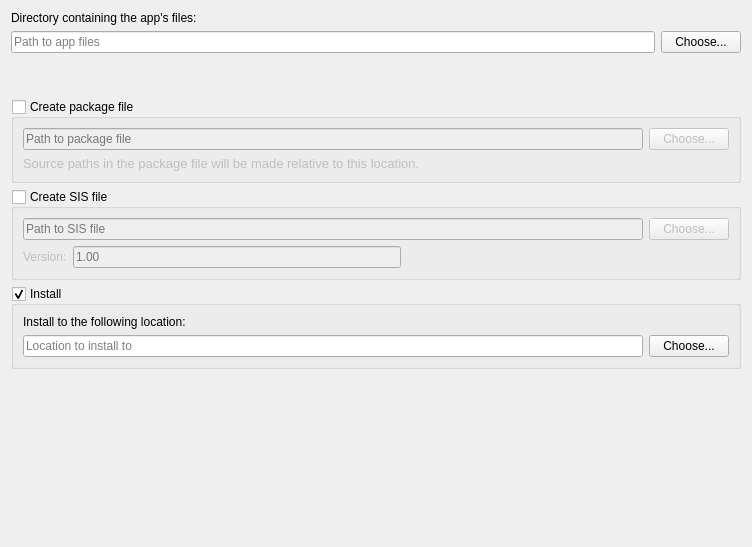
<?xml version="1.0" encoding="UTF-8"?>
<ui version="4.0">
 <class>ImportWizardSelectPage</class>
 <widget class="QWizardPage" name="ImportWizardSelectPage">
  <property name="geometry">
   <rect>
    <x>0</x>
    <y>0</y>
    <width>752</width>
    <height>547</height>
   </rect>
  </property>
  <property name="minimumSize">
   <size>
    <width>720</width>
    <height>540</height>
   </size>
  </property>
  <property name="windowTitle">
   <string>Form</string>
  </property>
  <layout class="QVBoxLayout" name="verticalLayout">
   <item>
    <widget class="QLabel" name="label">
     <property name="text">
      <string>Directory containing the app's files:</string>
     </property>
    </widget>
   </item>
   <item>
    <layout class="QHBoxLayout" name="horizontalLayout">
     <item>
      <widget class="QLineEdit" name="sourcePath">
       <property name="placeholderText">
        <string>Path to app files</string>
       </property>
      </widget>
     </item>
     <item>
      <widget class="QPushButton" name="selectSourceButton">
       <property name="text">
        <string>Choose...</string>
       </property>
      </widget>
     </item>
    </layout>
   </item>
   <item>
    <spacer name="verticalSpacer">
     <property name="orientation">
      <enum>Qt::Orientation::Vertical</enum>
     </property>
     <property name="sizeType">
      <enum>QSizePolicy::Policy::Fixed</enum>
     </property>
     <property name="sizeHint" stdset="0">
      <size>
       <width>20</width>
       <height>40</height>
      </size>
     </property>
    </spacer>
   </item>
   <item>
    <widget class="QGroupBox" name="packageFileGroupBox">
     <property name="title">
      <string>Create package file</string>
     </property>
     <property name="checkable">
      <bool>true</bool>
     </property>
     <property name="checked">
      <bool>false</bool>
     </property>
     <layout class="QVBoxLayout" name="verticalLayout_5">
      <item>
       <layout class="QHBoxLayout" name="horizontalLayout_5">
        <item>
         <widget class="QLineEdit" name="packagePath">
          <property name="placeholderText">
           <string>Path to package file</string>
          </property>
         </widget>
        </item>
        <item>
         <widget class="QPushButton" name="selectPackagePathButton">
          <property name="text">
           <string>Choose...</string>
          </property>
         </widget>
        </item>
       </layout>
      </item>
      <item>
       <widget class="QLabel" name="label_3">
        <property name="font">
         <font>
          <pointsize>10</pointsize>
         </font>
        </property>
        <property name="text">
         <string>Source paths in the package file will be made relative to this location.</string>
        </property>
       </widget>
      </item>
     </layout>
    </widget>
   </item>
   <item>
    <widget class="QGroupBox" name="createSisGroupBox">
     <property name="title">
      <string>Create SIS file</string>
     </property>
     <property name="checkable">
      <bool>true</bool>
     </property>
     <property name="checked">
      <bool>false</bool>
     </property>
     <layout class="QVBoxLayout" name="verticalLayout_3">
      <item>
       <layout class="QHBoxLayout" name="horizontalLayout_3">
        <item>
         <widget class="QLineEdit" name="sisPath">
          <property name="placeholderText">
           <string>Path to SIS file</string>
          </property>
         </widget>
        </item>
        <item>
         <widget class="QPushButton" name="pushButton">
          <property name="text">
           <string>Choose...</string>
          </property>
         </widget>
        </item>
       </layout>
      </item>
      <item>
       <layout class="QHBoxLayout" name="horizontalLayout_4">
        <item>
         <widget class="QLabel" name="label_4">
          <property name="text">
           <string>Version:</string>
          </property>
         </widget>
        </item>
        <item>
         <widget class="QLineEdit" name="version">
          <property name="placeholderText">
           <string>1.00</string>
          </property>
         </widget>
        </item>
        <item>
         <spacer name="horizontalSpacer">
          <property name="orientation">
           <enum>Qt::Orientation::Horizontal</enum>
          </property>
          <property name="sizeHint" stdset="0">
           <size>
            <width>40</width>
            <height>20</height>
           </size>
          </property>
         </spacer>
        </item>
       </layout>
      </item>
     </layout>
    </widget>
   </item>
   <item>
    <widget class="QGroupBox" name="installGroupBox">
     <property name="title">
      <string>Install</string>
     </property>
     <property name="checkable">
      <bool>true</bool>
     </property>
     <layout class="QVBoxLayout" name="verticalLayout_2">
      <item>
       <widget class="QLabel" name="label_2">
        <property name="text">
         <string>Install to the following location:</string>
        </property>
       </widget>
      </item>
      <item>
       <layout class="QHBoxLayout" name="horizontalLayout_2">
        <item>
         <widget class="QLineEdit" name="installPath">
          <property name="placeholderText">
           <string>Location to install to</string>
          </property>
         </widget>
        </item>
        <item>
         <widget class="QPushButton" name="selectInstallPathButton">
          <property name="text">
           <string>Choose...</string>
          </property>
         </widget>
        </item>
       </layout>
      </item>
     </layout>
    </widget>
   </item>
   <item>
    <spacer name="verticalSpacer_2">
     <property name="orientation">
      <enum>Qt::Orientation::Vertical</enum>
     </property>
     <property name="sizeHint" stdset="0">
      <size>
       <width>20</width>
       <height>40</height>
      </size>
     </property>
    </spacer>
   </item>
  </layout>
 </widget>
 <resources/>
 <connections/>
</ui>
